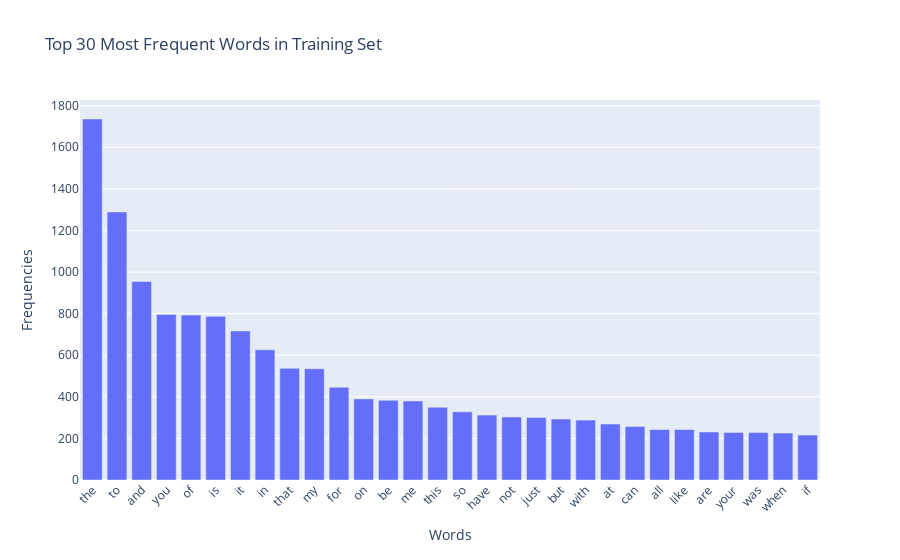

The notebook cell this image was saved under:
### Code cell
import plotly.express as px

def plot_top_n_word_freq(word_freq_dict, top_n=30):
    top_n_words = sorted(
        train_cv.get_feature_names_out(),
        key=lambda x: word_freq_dict[train_cv.vocabulary_[x]],
        reverse=True
    )[:top_n]
    top_n_freqs = train_tf[train_cv.transform(top_n_words).indices]
    
    fig = px.bar(x=top_n_words, y=top_n_freqs, labels={'x':'Words', 'y':'Frequencies'},
                 title=f'Top {top_n} Most Frequent Words in Training Set')
    fig.update_layout(xaxis_tickangle=-45)
    fig.show()

plot_top_n_word_freq(train_tf, top_n=30)

### Figure 1 — Plotly figure (JSON) as saved in the notebook; plotly's stock layout.template omitted (floating-point values rounded to 4 significant figures)
{"data": [{"hovertemplate": "Words=%{x}<br>Frequencies=%{y}<extra></extra>", "legendgroup": "", "marker": {"color": "#636efa", "pattern": {"shape": ""}}, "name": "", "orientation": "v", "showlegend": false, "textposition": "auto", "type": "bar", "x": ["the", "to", "and", "you", "of", "is", "it", "in", "that", "my", "for", "on", "be", "me", "this", "so", "have", "not", "just", "but", "with", "at", "can", "all", "like", "are", "your", "was", "when", "if"], "xaxis": "x", "y": [1736, 1289, 955, 796, 793, 787, 717, 626, 537, 535, 446, 390, 383, 380, 350, 328, 312, 303, 301, 293, 288, 269, 257, 243, 243, 231, 229, 228, 226, 216], "yaxis": "y"}], "layout": {"barmode": "relative", "legend": {"tracegroupgap": 0}, "title": {"text": "Top 30 Most Frequent Words in Training Set"}, "xaxis": {"anchor": "y", "domain": [0, 1], "tickangle": -45, "title": {"text": "Words"}}, "yaxis": {"anchor": "x", "domain": [0, 1], "title": {"text": "Frequencies"}}}}
